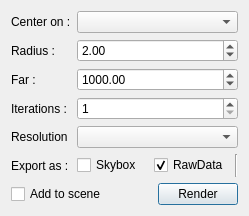
<?xml version="1.0" encoding="UTF-8"?>
<ui version="4.0">
 <class>ConfigSpecProbe</class>
 <widget class="QDialog" name="ConfigSpecProbe">
  <property name="geometry">
   <rect>
    <x>0</x>
    <y>0</y>
    <width>249</width>
    <height>216</height>
   </rect>
  </property>
  <property name="windowTitle">
   <string>Dialog</string>
  </property>
  <layout class="QVBoxLayout" name="verticalLayout">
   <item>
    <layout class="QHBoxLayout" name="horizontalLayout">
     <item>
      <widget class="QLabel" name="label">
       <property name="maximumSize">
        <size>
         <width>60</width>
         <height>16777215</height>
        </size>
       </property>
       <property name="text">
        <string>Center on :</string>
       </property>
      </widget>
     </item>
     <item>
      <widget class="QComboBox" name="centerOn">
       <property name="currentText">
        <string/>
       </property>
      </widget>
     </item>
    </layout>
   </item>
   <item>
    <layout class="QHBoxLayout" name="horizontalLayout_2">
     <item>
      <widget class="QLabel" name="label_2">
       <property name="maximumSize">
        <size>
         <width>60</width>
         <height>16777215</height>
        </size>
       </property>
       <property name="text">
        <string>Radius :</string>
       </property>
      </widget>
     </item>
     <item>
      <widget class="QDoubleSpinBox" name="radius">
       <property name="maximum">
        <double>999.990000000000009</double>
       </property>
       <property name="value">
        <double>2.000000000000000</double>
       </property>
      </widget>
     </item>
    </layout>
   </item>
   <item>
    <layout class="QHBoxLayout" name="horizontalLayout_7">
     <item>
      <widget class="QLabel" name="label_6">
       <property name="maximumSize">
        <size>
         <width>60</width>
         <height>16777215</height>
        </size>
       </property>
       <property name="text">
        <string>Far :</string>
       </property>
      </widget>
     </item>
     <item>
      <widget class="QDoubleSpinBox" name="far">
       <property name="minimum">
        <double>1.000000000000000</double>
       </property>
       <property name="maximum">
        <double>9999.989999999999782</double>
       </property>
       <property name="singleStep">
        <double>10.000000000000000</double>
       </property>
       <property name="value">
        <double>1000.000000000000000</double>
       </property>
      </widget>
     </item>
    </layout>
   </item>
   <item>
    <layout class="QHBoxLayout" name="horizontalLayout_3">
     <item>
      <widget class="QLabel" name="label_3">
       <property name="minimumSize">
        <size>
         <width>0</width>
         <height>0</height>
        </size>
       </property>
       <property name="maximumSize">
        <size>
         <width>60</width>
         <height>16777215</height>
        </size>
       </property>
       <property name="text">
        <string>Iterations :</string>
       </property>
      </widget>
     </item>
     <item>
      <widget class="QSpinBox" name="iterations">
       <property name="minimum">
        <number>1</number>
       </property>
      </widget>
     </item>
    </layout>
   </item>
   <item>
    <layout class="QHBoxLayout" name="horizontalLayout_6">
     <item>
      <widget class="QLabel" name="label_5">
       <property name="maximumSize">
        <size>
         <width>60</width>
         <height>16777215</height>
        </size>
       </property>
       <property name="text">
        <string>Resolution :</string>
       </property>
      </widget>
     </item>
     <item>
      <widget class="QComboBox" name="resolution"/>
     </item>
    </layout>
   </item>
   <item>
    <layout class="QHBoxLayout" name="horizontalLayout_5">
     <item>
      <widget class="QLabel" name="label_4">
       <property name="maximumSize">
        <size>
         <width>60</width>
         <height>16777215</height>
        </size>
       </property>
       <property name="text">
        <string>Export as :</string>
       </property>
      </widget>
     </item>
     <item>
      <widget class="QCheckBox" name="skybox">
       <property name="text">
        <string>Skybox</string>
       </property>
      </widget>
     </item>
     <item>
      <widget class="QCheckBox" name="rawData">
       <property name="text">
        <string>RawData</string>
       </property>
       <property name="checked">
        <bool>true</bool>
       </property>
      </widget>
     </item>
     <item>
      <widget class="Line" name="line">
       <property name="orientation">
        <enum>Qt::Vertical</enum>
       </property>
      </widget>
     </item>
    </layout>
   </item>
   <item>
    <layout class="QHBoxLayout" name="horizontalLayout_4">
     <item>
      <widget class="QCheckBox" name="addToScene">
       <property name="text">
        <string>Add to scene</string>
       </property>
      </widget>
     </item>
     <item>
      <spacer name="horizontalSpacer">
       <property name="orientation">
        <enum>Qt::Horizontal</enum>
       </property>
       <property name="sizeHint" stdset="0">
        <size>
         <width>40</width>
         <height>20</height>
        </size>
       </property>
      </spacer>
     </item>
     <item>
      <widget class="QPushButton" name="render">
       <property name="text">
        <string>Render</string>
       </property>
      </widget>
     </item>
    </layout>
   </item>
  </layout>
 </widget>
 <resources/>
 <connections/>
</ui>
